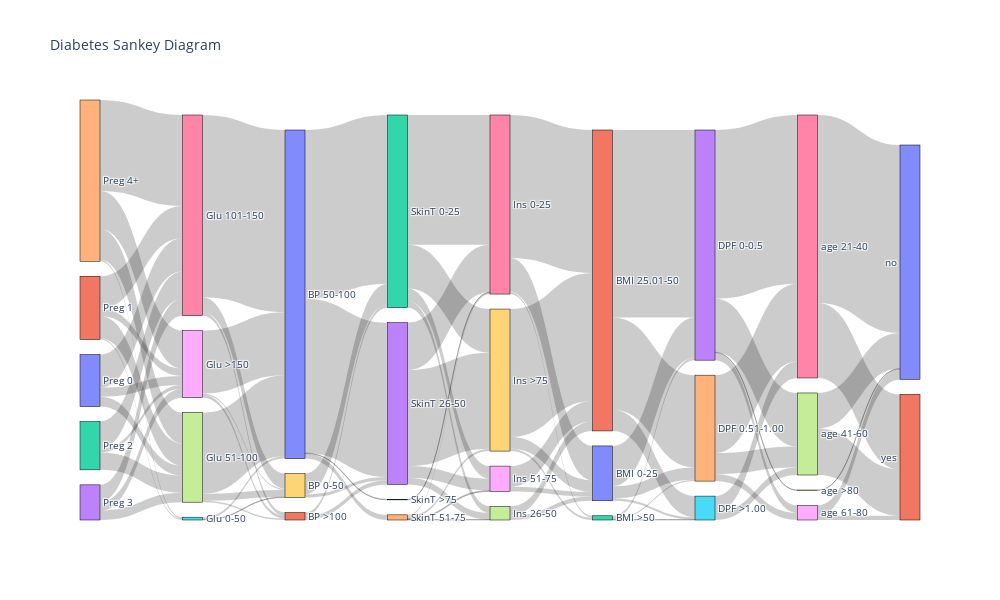

Source (notebook cell):
### Code cell
#for using with 'label' parameter in plotly 
#https://sparkbyexamples.com/pandas/pandas-find-unique-values-from-columns
unique_source_target = list(pd.unique(data_links[['source', 'target']].values.ravel('K')))

#for assigning unique number to each source and target
mapping_dict = {k: v for v, k in enumerate(unique_source_target)}

#mapping of full data
data_links['source'] = data_links['source'].map(mapping_dict)
data_links['target'] = data_links['target'].map(mapping_dict)

#converting full dataframe as list for using with in plotly
links_dict = data_links.to_dict(orient='list')

#Sankey Diagram Code 
fig = go.Figure(data=[go.Sankey(
    node = dict(
    pad = 15,
    thickness = 20,
    line = dict(color = "black", width = 0.5),
    label = unique_source_target,

    ),
    link = dict(
    source = links_dict["source"],
    target = links_dict["target"],
    value = links_dict["value"],

))])

fig.update_layout(title_text="Diabetes Sankey Diagram", font_size=10,width=1000, height=600)
fig.show()

### Figure 1 — Plotly figure (JSON) as saved in the notebook; plotly's stock layout.template omitted (floating-point values rounded to 4 significant figures)
{"data": [{"link": {"source": [0, 0, 0, 1, 1, 1, 1, 2, 2, 2, 3, 3, 3, 4, 4, 4, 4, 5, 5, 6, 6, 6, 7, 7, 7, 8, 8, 8, 9, 9, 10, 10, 10, 10, 11, 11, 12, 12, 12, 12, 13, 13, 13, 13, 14, 14, 14, 14, 15, 16, 16, 16, 17, 17, 18, 18, 19, 19, 19, 20, 20, 20, 21, 21, 21, 22, 22, 22, 23, 23, 23, 23, 24, 24, 24, 25, 25, 26, 26, 27, 27, 28, 28, 29], "target": [6, 7, 8, 5, 6, 7, 8, 6, 7, 8, 6, 7, 8, 5, 6, 7, 8, 9, 10, 9, 10, 11, 9, 10, 11, 9, 10, 11, 12, 13, 12, 13, 14, 15, 12, 13, 16, 17, 18, 19, 16, 17, 18, 19, 16, 17, 18, 19, 16, 20, 21, 22, 20, 21, 20, 21, 20, 21, 22, 23, 24, 25, 23, 24, 25, 23, 24, 25, 26, 27, 28, 29, 26, 27, 28, 26, 27, 30, 31, 30, 31, 30, 31, 30], "value": [71, 21, 19, 3, 69, 47, 16, 58, 37, 8, 36, 20, 19, 3, 194, 66, 81, 1, 5, 32, 389, 7, 15, 173, 3, 3, 134, 6, 44, 7, 360, 329, 11, 1, 7, 9, 277, 14, 27, 93, 101, 14, 25, 205, 3, 1, 2, 5, 1, 73, 305, 4, 9, 20, 10, 44, 25, 273, 5, 86, 26, 5, 400, 197, 45, 5, 3, 1, 360, 114, 16, 1, 166, 45, 15, 35, 16, 401, 160, 76, 99, 22, 9, 1]}, "node": {"label": ["Preg 0", "Preg 1", "Preg 2", "Preg 3", "Preg 4+", "Glu 0-50", "Glu 101-150", "Glu 51-100", "Glu >150", "BP 0-50", "BP 50-100", "BP >100", "SkinT 0-25", "SkinT 26-50", "SkinT 51-75", "SkinT >75", "Ins 0-25", "Ins 26-50", "Ins 51-75", "Ins >75", "BMI 0-25", "BMI 25.01-50", "BMI >50", "DPF 0-0.5", "DPF 0.51-1.00", "DPF >1.00", "age 21-40", "age 41-60", "age 61-80", "age >80", "no", "yes"], "line": {"color": "black", "width": 0.5}, "pad": 15, "thickness": 20}, "type": "sankey"}], "layout": {"font": {"size": 10}, "height": 600, "title": {"text": "Diabetes Sankey Diagram"}, "width": 1000}}
